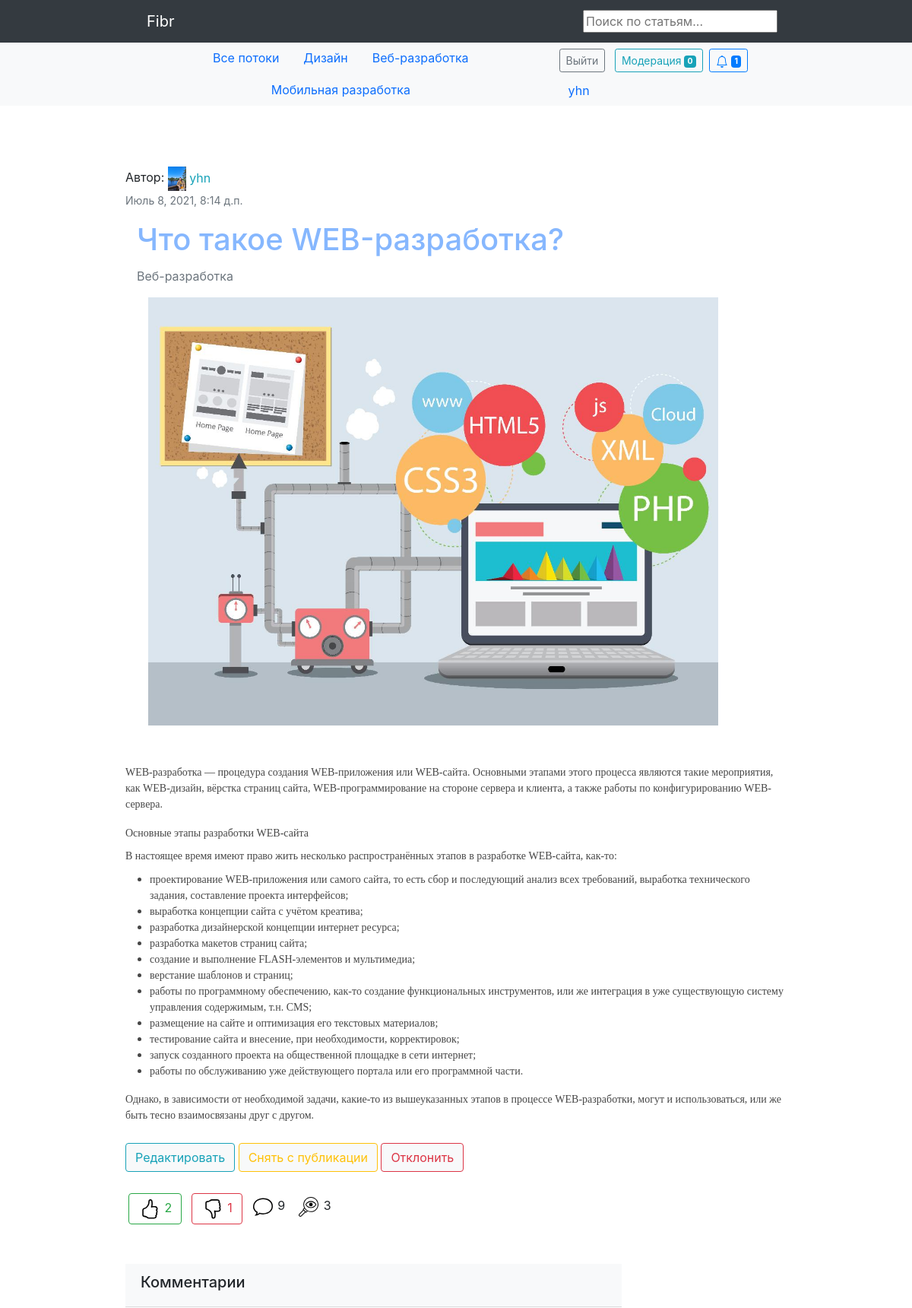
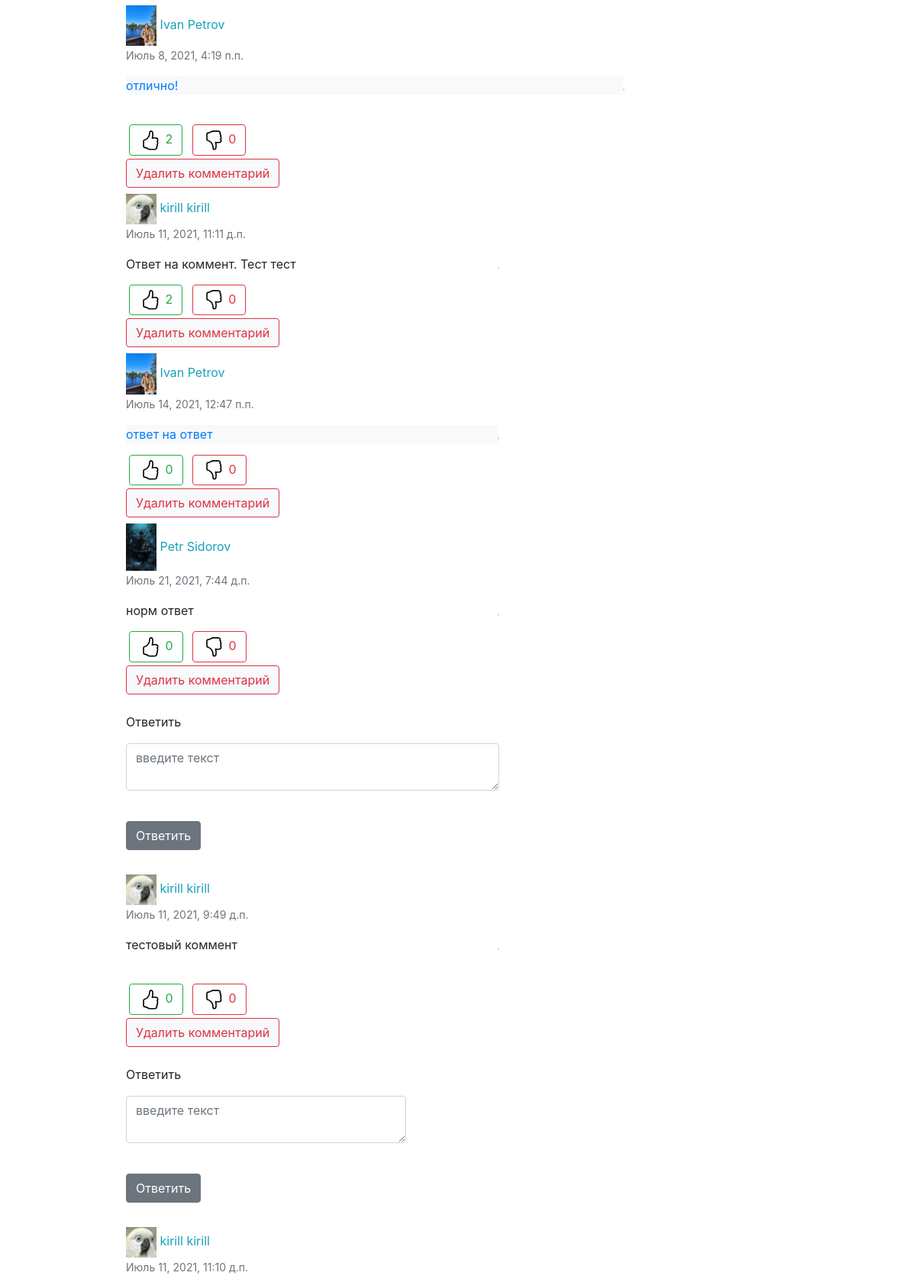
/article/14/ (signed in, upper part), run on the app's committed database (2 pictures, top to bottom).
### hub/models.py (models this page shows)
class Topic(models.Model):
    name = models.CharField(max_length=64)
    short_description = models.TextField(blank=True)
    class Meta:
        verbose_name = 'Тематика'
        verbose_name_plural = 'Тематики'
    def __str__(self):
        return self.name

### authapp/models.py (models this page shows, shortened)
class User(AbstractUser):
    image = models.ImageField(upload_to='users_avatars', blank=True, default='users_avatars/default.jpg')
    birthday = models.DateField(blank=True, null=True)
    is_moderator = models.BooleanField(default=False)
    is_blocked = models.BooleanField(default=False)
    blocked_time = models.DateTimeField(default=timezone.now)
    def __str__(self):
        return self.username

### article/models.py (models this page shows, shortened)
class Article(models.Model):
    user = models.ForeignKey(User, on_delete=models.CASCADE)
    topic = models.ForeignKey(Topic, on_delete=models.CASCADE, verbose_name='Раздел')
    title = models.CharField(max_length=64, unique=True, verbose_name='Название')
    content = models.TextField(blank=True, verbose_name='Статья')
    image = models.ImageField(upload_to='article_images', blank=True, verbose_name='Фото')
    is_active = models.BooleanField(default=True, verbose_name='Активна', db_index=True)
    is_published = models.BooleanField(default=False, verbose_name='Опубликовать', db_index=True)
    is_moderated = models.BooleanField(default=False, verbose_name='На модерацию', db_index=True)
    created_at = models.DateTimeField(auto_now_add=True)
    updated_at = models.DateTimeField(auto_now=True)
    moderate_comment = models.TextField(blank=True, verbose_name='Замечания модератора')
    class Meta:
        verbose_name = 'Статья'
        verbose_name_plural = 'Статьи'
    @staticmethod
    def get_moderated_articles():
        return Article.objects.filter(is_active=True, is_moderated=True)
    def get_total_likes(self):
        likes = Like.objects.filter(article=self, is_liked=True, is_for_comment=False)
        return len(likes)
    def get_total_dislikes(self):
        likes = Like.objects.filter(article=self, is_disliked=True, is_for_comment=False)
        return len(likes)
    def get_total_comments(self):
        comments = Comment.objects.filter(article=self)
        return len(comments)
    def get_total_views(self):
        article_views = ArticlesViews.objects.filter(article=self)
        return len(article_views)
    def view(self, user):
        article_view = ArticlesViews.objects.filter(user=user, article=self)
        if not article_view:
            ArticlesViews.objects.create(user=user, article=self)

class Comment(models.Model):
    user = models.ForeignKey(User, on_delete=models.CASCADE)
    article = models.ForeignKey(Article, on_delete=models.CASCADE)
    text = models.TextField(blank=True)
    created_at = models.DateTimeField(auto_now_add=True)
    updated_at = models.DateTimeField(auto_now=True)
    is_for_comment = models.BooleanField(default=False)
    @property
    def get_author_name(self):
        author_name = self.user.get_full_name()
        return author_name
    @property
    def get_author_avatar(self):
        author_avatar = self.user.image
        return author_avatar
    def get_total_likes(self):
        likes = CommentsLike.objects.filter(comment=self, is_liked=True)
        return len(likes)
    def get_total_dislikes(self):
        likes = CommentsLike.objects.filter(comment=self, is_disliked=True)
        return len(likes)
    @property
    def get_comments(self):
        comment_replies = CommentOnComment.objects.filter(comment=self)
        return comment_replies

class CommentOnComment(Comment):
    comment = models.ForeignKey(Comment, on_delete=models.CASCADE, related_name='comments')

### article/views.py (the view)
# urls.py: path('<int:pk>/', article.ArticleView.as_view(), name='article'),
class ArticleView(DetailView):
    model = Article
    template_name = 'article/article.html'
    def get_context_data(self, **kwargs):
        context = super().get_context_data(**kwargs)
        context['comments'] = Comment.objects.filter(article=self.kwargs.get('pk'), is_for_comment=False)
        return context
    def dispatch(self, *args, **kwargs):
        if self.request.user.is_authenticated:
            article = get_object_or_404(Article, pk=self.kwargs.get('pk'))
            article.view(user=self.request.user)
        return super().dispatch(*args, **kwargs)

### context_processor.py (called while the page is built)
def topic_list(request):
    return {"topic_list": Topic.objects.all()}

def moderated_article_count(request):
    return {'moderated_articles_count': Article.get_moderated_articles().count()}

### notification/models.py (called while the page is built)
    @staticmethod
    def total_count(user_pk):
        return Notification.objects.filter(user=user_pk).count()

    @staticmethod
    def total_unread_count(user_pk):
        return Notification.objects.filter(user=user_pk, read=False).count()

    @staticmethod
    def get_unread(user_pk):
        return Notification.objects.filter(user=user_pk, read=False).order_by('-created_at')

    @classmethod
    def get_new_comments_articles(cls, user):
        return Article.objects.filter(user=user).annotate(
            num_notices=Count('notification', filter=Q(notification__type_of=cls.NEW_COMMENT) & Q(
                notification__read=False))) \
            .filter(num_notices__gt=0).order_by('-num_notices')

    @classmethod
    def get_new_comments_reply(cls, user):
        return Comment.objects.filter(user=user).annotate(
            num_notices=Count('notification', filter=Q(notification__type_of=cls.COMMENT_REPLY) & Q(
                notification__read=False))) \
            .filter(num_notices__gt=0).order_by('-num_notices')

    @classmethod
    def get_new_liked_articles(cls, user):
        return Article.objects.filter(user=user).annotate(
            num_likes=Count('notification',
                            filter=Q(notification__type_of=cls.LIKE) & Q(notification__read=False))) \
            .filter(num_likes__gt=0).order_by('-num_likes')

    @classmethod
    def get_new_disliked_articles(cls, user):
        return Article.objects.filter(user=user).annotate(
            num_dislikes=Count('notification',
                               filter=Q(notification__type_of=cls.DISLIKE) & Q(notification__read=False))) \
            .filter(num_dislikes__gt=0).order_by('-num_dislikes')

    @classmethod
    def get_new_liked_comments(cls, user):
        return Comment.objects.filter(user=user).annotate(
            num_likes=Count('notification',
                            filter=Q(notification__type_of=cls.COMMENT_LIKE) & Q(notification__read=False))) \
            .filter(num_likes__gt=0).order_by('-num_likes')

### article/templates/article/article.html (shortened to what this page needs)
{% extends 'article/base.html' %}
{% load static %}
{% block content %}
<div class="container w-75">
    <header class="accordion-header">
        Автор: <a href="{% url 'auth:user_info' article.user.pk %}" class="text-info" title="Автор публикации"
            style="text-decoration: none;">
            <img src="{{ article.user.image.url }}" width="24" height="24" class="img-fluid" alt="img">
            <span class="text">{{ article.user }}</span>
        </a>
        <p class="timelist text-muted"><small>{{ article.created_at }}</small></p>
    </header>
    <div class="col-sm-12 w-75">
        <h1 class="card-title text" style="color: #86b7fe; cursor: default">
            {{ article.title }}</h1>
        <p class="text-muted"> {{ article.topic }}
        </p>
        <div class="col-sm-4">{% if article.image %}
            <img src="{{ article.image.url }}" class="img-responsive" alt="img" width="750">
            {% endif %}
        </div>
    </div>
    <p class="text w-75 pt-3" style="line-height: 1.70;font-size: 18px;overflow-wrap: break-word;">
        {{ article.content | safe }}</p>
    {% if user.is_authenticated %}
    {% if user.pk == article.user.pk %}
    <a class="text-decoration-none" href="{% url 'article:edit' article.pk %}" style="color: black">
        <button type="button" class="btn bg-light btn-outline-info"> Редактировать</button>
    </a>
    {% endif %}
    {% if user.is_moderator %}
    {% if article.is_published %}
    <a class="text-decoration-none" href="{% url 'article:unpublish' article.pk %}">
        <button type="button" class="btn bg-light btn-outline-warning">
            Снять с публикации </button></a>
    {% else %}
    <a class="text-decoration-none" href="{% url 'article:publish' article.pk %}">
        <button type="button" class="btn btn-outline-success">
            Опубликовать </button></a>
    {% endif %}
    <button type="button" class="btn bg-light btn-outline-danger" data-toggle="collapse" data-target="#declineForm"
        aria-expanded="false" aria-controls="declineForm"> Отклонить </button>
    {% endif %}
    {% endif %}
    <div class="panel-heading w-75 mt-4 d-flex justify-content-lg-start">
        <form action="{% url 'article:like_article' article.pk %}" method="POST">
            <button class="btn btn-outline-success m-1" type="submit" name="like_action" value="like">
                {{ article.get_total_likes }}</button>
            <button class="btn btn-outline-danger m-1" type="submit" name="like_action" value="dislike">
                {{ article.get_total_dislikes }}</button>
        </form>
        <div class="m-2">
            {{ article.get_total_comments }}</div>
        <div class="m-2">
            {{ article.get_total_views }}</div>
    </div>
    <div class="card-header mt-5 w-75 bg-light">
        <p class="h5"> Комментарии</p>
    </div>
    {% include 'article/includes/inc_comments.html' %}
{% endblock %}

### mainapp/templates/mainapp/includes/inc_nav_menu.html (shortened to what this page needs)
<nav class="navbar navbar-expand-lg navbar-dark bg-dark">
    <div class="container w-75">
        <a class="navbar-brand px-lg-3" href="/">Fibr</a>
        <form action="{% url 'search:search_result'  %}" method="get">
            <input name="q" type="text" placeholder="Поиск по статьям...">
        </form>
    </div>
</nav>
<nav id="navbar_top" class="navbar-expand-md navbar-light bg-light">
    <div class="container d-flex justify-content-between w-75">
        <ul class="nav justify-content-center">
            <li class="nav-item">
                <a class="nav-link" href="/">Все потоки</a>
            </li>
            {% for topic in topic_list %}
            <li class="nav-item">
                <a class="nav-link" href="{% url 'hub:topic' topic.pk %}">
                    {{ topic.name }}
                </a>
            </li>
            {% endfor %}
        </ul>
        <ul class="nav">
            <li class="nav-item">
                <div class="d-grid gap-2 d-md-block mt-1">
                    {% if user.is_authenticated %}
                    <button class="btn btn-outline-secondary btn-sm my-0 m-1" type="button"
                        onclick="location.href='{% url 'auth:logout' %}'">
                        Выйти
                    </button>
                    {% endif %}
                    {% if user.is_moderator %}
                    <button class="btn btn-outline-info btn-sm my-0 m-1" type="button"
                        onclick="location.href='{% url 'auth:moderation' %}'">
                        Модерация <span class="badge badge-info">{{ moderated_articles_count }}</span>
                    </button>
                    {% endif %}
                    {% include 'notification/includes/inc_notification.html' %}
                </div>
            </li>
            {% if user.is_authenticated %}
            <li class="nav-item">
                <a class="nav-link" href="{% url 'auth:profile' user.pk %}">{{ user.username }}</a>
            </li>
            {% endif %}
        </ul>
    </div>
</nav>

### article/templates/article/includes/inc_comments.html (shortened to what this page needs)
{% for comment in comments %}
<header class="accordion-header mt-2 w-75">
    <a href="{% url 'auth:user_info' comment.user.pk %}" class="text-info" title="Автор публикации"
        style="text-decoration: none;">
        <img src="/media/{{ comment.get_author_avatar }}" width="40" height="40" class="img-fluid" alt="img">
        <span class="text">{{ comment.get_author_name }}</span>
    </a>
    <p class="timelist text-muted"><small>{{ comment.created_at }}</small></p>
</header>
<div class="media-list media-bordered mt-2 w-75">
    <div class="media">
        <div class="media-body {% if comment.user.pk == article.user.pk %}bg-light text-primary{% endif %}">
            {{ comment.text }}
        </div>
        <hr style="border: 1px solid grey;">
    </div>
</div>
<div class="panel-heading w-75 mt-4">
    <form action="{% url 'article:like_comment' comment.pk %}" method="POST">
        <button class="btn btn-outline-success m-1" type="submit" name="like_action" value="like">
            {{ comment.get_total_likes }}</button>
        <button class="btn btn-outline-danger m-1" type="submit" name="like_action" value="dislike">
            {{ comment.get_total_dislikes }}</button>
    </form>
    {% if user.is_moderator %}
        {% include 'article/includes/del_comments.html' %}
    {% endif %}
    {% for reply in comment.get_comments %}
    <header class="accordion-header mt-2 w-75">
        <a href="{% url 'auth:user_info' reply.user.pk %}" class="text-info" title="Автор публикации"
            style="text-decoration: none;">
            <img src="/media/{{ reply.get_author_avatar }}" width="40" height="40" class="img-fluid" alt="img">
            <span class="text">{{ reply.get_author_name }}</span>
        </a>
        <p class="timelist text-muted"><small>{{ reply.created_at }}</small></p>
    </header>
    <div class="media-list media-bordered mt-2 w-75">
        <div class="media">
            <div class="media-body {% if reply.user.pk == article.user.pk %}bg-light text-primary{% endif %}">
                {{ reply.text }}
            </div>
            <hr style="border: 1px solid grey;">
        </div>
    </div>
    <form action="{% url 'article:like_comment' reply.pk %}" method="POST">
        <button class="btn btn-outline-success m-1" type="submit" name="like_action" value="like">
            {{ reply.get_total_likes }}</button>
        <button class="btn btn-outline-danger m-1" type="submit" name="like_action" value="dislike">
            {{ reply.get_total_dislikes }}</button>
    </form>
    {% if user.is_moderator %}
    <form action="{% url 'article:comment_delete' reply.pk %}" method="POST">
        <button type="submit" class="btn bg-light btn-outline-danger">
            Удалить комментарий </button>
    </form>
    {% endif %}
    {% endfor %}
    <form class="form" action="{% url 'article:reply_comment' comment.pk %}" method="POST">
        <div class="form-body">
            <div class="form-group">
                <label class="mt-4 w-75" for="review-desc-comment">Ответить
                </label>
                <textarea class="form-control w-75 mt-2" id="review-desc-comment" name="text"
                    placeholder="введите текст" rows="2"></textarea>
            </div>
            <button class="btn btn-secondary mt-4 mb-4" type="submit">
                Ответить
            </button>
        </div>
    </form>
    {% endfor %}

### article/templates/article/includes/del_comments.html (shortened to what this page needs)
<button type="button" class="btn bg-light btn-outline-danger" data-toggle="collapse" data-target="#commentDelForm"
        aria-expanded="false" aria-controls="commentDelForm"> Удалить комментарий </button>

### data on the page
Topic: name "Дизайн"
Topic: name "Веб-разработка"
Topic: name "Мобильная разработка"
User: username "yhn"
Article: user.image (picture), user "yhn", created_at "Июль 8, 2021, 8:14 д.п.", title "Что такое WEB-разработка?", topic "Веб-разработка", image (picture), content "WEB-разработка — процедура создания WEB-приложения или WEB-сайта. Основными этапами этого процесса являются такие мероприятия, как WEB-дизайн, вёрстка страниц сайта, WEB-программирование на стороне сервера и клиента, а также работы по конфигурированию WEB-сервера. Основные этапы разработки WEB-сайта В настоящее время имеют право жить несколько распространённых этапов в разработке WEB-сайта, как-то: проектирование WEB-приложения или самого сайта, то есть сбор и последующий анализ всех требований, выработка технического задания, составление проекта интерфейсов; выработка концепции сайта с учётом креатива; разработка дизайнерской концепции интернет ресурса; разработка макетов страниц сайта;…", get_total_likes "2", get_total_dislikes "1", get_total_comments "9", get_total_views "3"
Comment: get_author_avatar (picture), get_author_name "Ivan Petrov", created_at "Июль 8, 2021, 4:19 п.п.", text "отлично!", get_total_likes "2", get_total_dislikes "0", shows "Удалить комментарий"
CommentOnComment: get_author_avatar (picture), get_author_name "kirill kirill", created_at "Июль 11, 2021, 11:11 д.п.", text "Ответ на коммент. Тест тест", get_total_likes "2", get_total_dislikes "0"
CommentOnComment: get_author_avatar (picture), get_author_name "Ivan Petrov", created_at "Июль 14, 2021, 12:47 п.п.", text "ответ на ответ", get_total_likes "0", get_total_dislikes "0"
CommentOnComment: get_author_avatar (picture), get_author_name "Petr Sidorov", created_at "Июль 21, 2021, 7:44 д.п.", text "норм ответ", get_total_likes "0", get_total_dislikes "0"
Comment: get_author_avatar (picture), get_author_name "kirill kirill", created_at "Июль 11, 2021, 9:49 д.п.", text "тестовый коммент", get_total_likes "0", get_total_dislikes "0", shows "Удалить комментарий"
Comment: get_author_avatar (picture), get_author_name "kirill kirill", created_at "Июль 11, 2021, 11:10 д.п."

### other printed values
{{ moderated_articles_count }} "0"
{{ notice.unread_count }} "1"
